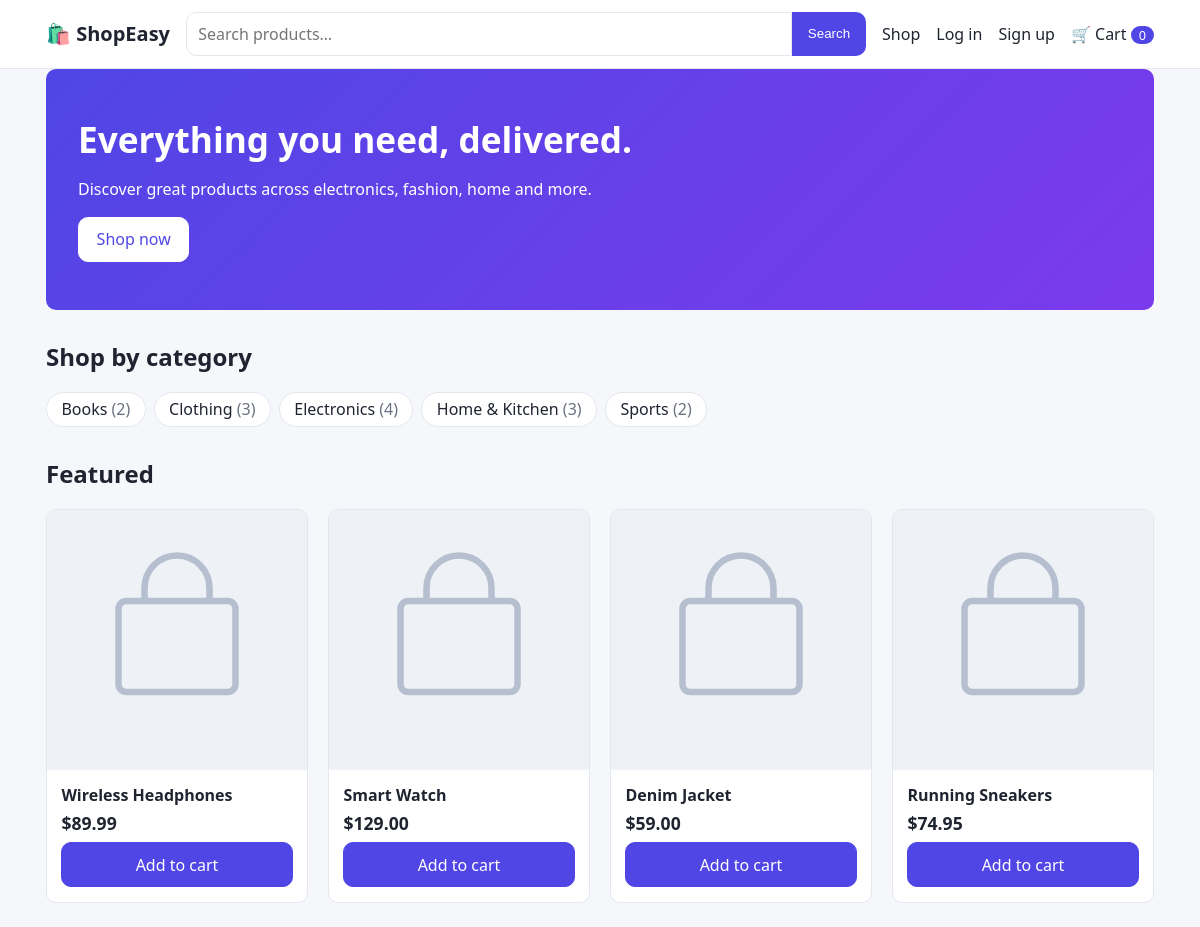
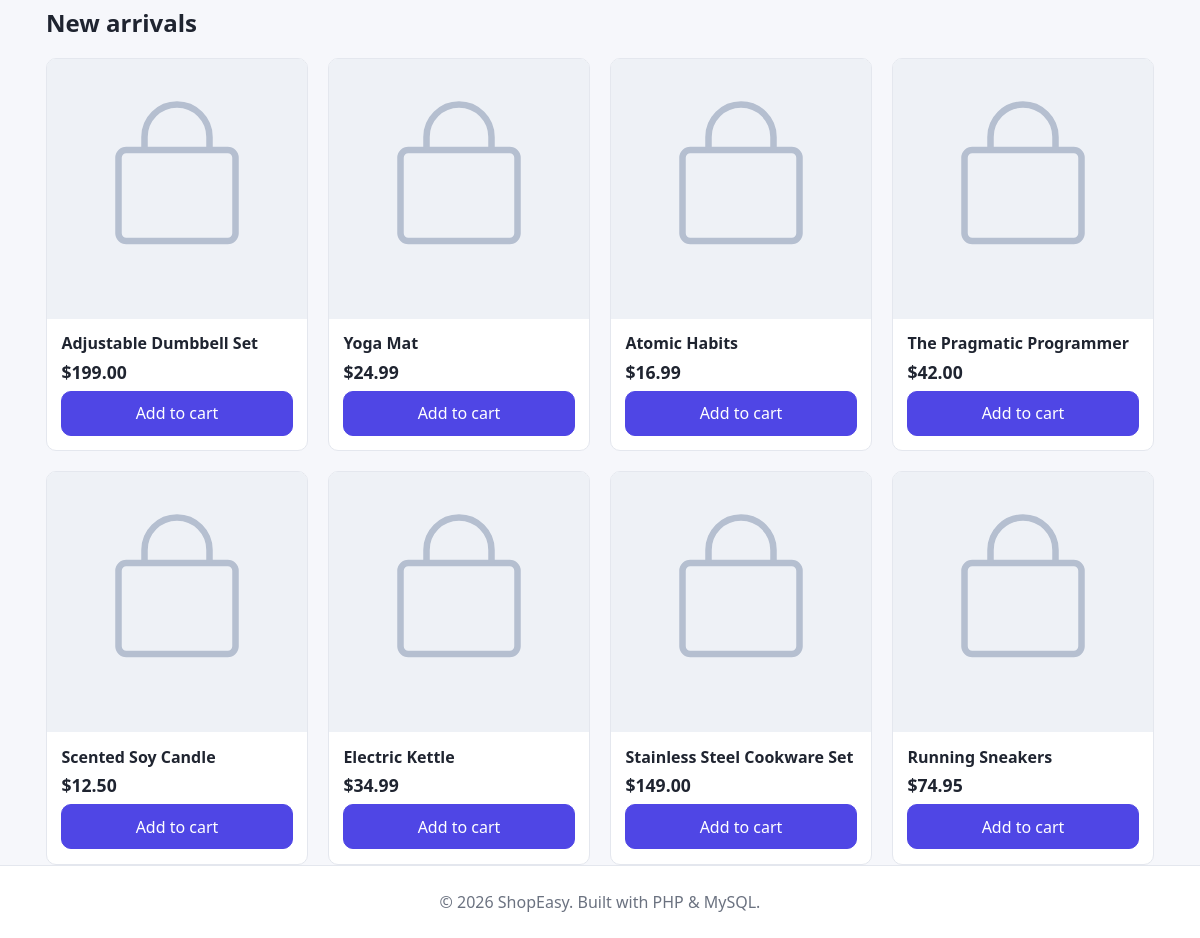
The page / on the database its author committed (2 pictures, top to bottom).
### tables this page shows
CREATE TABLE categories (
    id INT UNSIGNED AUTO_INCREMENT PRIMARY KEY,
    name VARCHAR(100) NOT NULL UNIQUE
);

CREATE TABLE products (
    id INT UNSIGNED AUTO_INCREMENT PRIMARY KEY,
    category_id INT UNSIGNED NULL,
    name VARCHAR(200) NOT NULL,
    description TEXT NOT NULL,
    price DECIMAL(10,2) NOT NULL,
    stock INT UNSIGNED NOT NULL DEFAULT 0,
    image VARCHAR(255) NULL,
    featured TINYINT(1) NOT NULL DEFAULT 0,
    created_at TIMESTAMP NOT NULL DEFAULT CURRENT_TIMESTAMP,
    FOREIGN KEY (category_id) REFERENCES categories(id) ON DELETE SET NULL,
    INDEX idx_products_category (category_id),
    FULLTEXT KEY ft_products (name, description)
);

### app/core/Controller.php (called while the page is built, shortened)
<?php
abstract class Controller
{
    protected function view(string $name, array $data = [], string $layout = 'layout/main'): void
    {
        extract($data);
        require APP . "/views/$name.php";
        $content = ob_get_clean();
        require APP . "/views/$layout.php";
    }
}

### app/controllers/HomeController.php (called while the page is built)
<?php
class HomeController extends Controller
{
    public function index(): void
    {
        $products = new Product();
        $this->view('home/index', [
            'title'      => 'Home',
            'featured'   => $products->featured(4),
            'latest'     => $products->latest(8),
            'categories' => (new Category())->allWithCounts(),
        ]);
    }
}

### public/index.php (called while the page is built, shortened)
<?php
require APP . '/core/helpers.php';
spl_autoload_register(function (string $class) {
    foreach (['core', 'controllers', 'models'] as $dir) {
        $file = APP . "/$dir/$class.php";
        if (is_file($file)) {
            return;
        }
    }
});
$router = new Router();
$router->dispatch($_SERVER['REQUEST_METHOD'], request_path());

### app/core/helpers.php (called while the page is built, shortened)
<?php
function config(string $key, $default = null)
{
    static $cfg;
    $cfg ??= require ROOT . '/config/config.php';
    $val = $cfg;
    foreach (explode('.', $key) as $part) {
        $val = $val[$part];
    }
    return $val;
}
function base_path(): string
{
    return rtrim(str_replace('\\', '/', dirname($_SERVER['SCRIPT_NAME'])), '/');
}
function url(string $path = ''): string
{
    return base_path() . '/' . ltrim($path, '/');
}
function asset(string $path): string
{
    return url('assets/' . ltrim($path, '/'));
}
function e($value): string
{
    return htmlspecialchars((string) $value, ENT_QUOTES, 'UTF-8');
}
function money($amount): string
{
    return config('currency', '$') . number_format((float) $amount, 2);
}
function product_image(?string $image): string
{
    return $image ? url('uploads/' . $image) : asset('img/placeholder.svg');
}
function auth_user(): ?array
{
    return $_SESSION['user'] ?? null;
}

### app/core/Model.php (called while the page is built, shortened)
<?php
abstract class Model
{
    protected PDO $db;
    public function __construct()
    {
        $this->db = Database::get();
    }
    protected function all(string $sql, array $params = []): array
    {
        $st = $this->db->prepare($sql);
        $st->execute($params);
        return $st->fetchAll();
    }
}

### app/core/Database.php (called while the page is built)
<?php
class Database
{
    private static ?PDO $pdo = null;
    public static function get(): PDO
    {
        if (self::$pdo === null) {
            $c = config('db');
            $dsn = "mysql:host={$c['host']};port={$c['port']};dbname={$c['name']};charset={$c['charset']}";
            self::$pdo = new PDO($dsn, $c['user'], $c['pass'], [
                PDO::ATTR_ERRMODE            => PDO::ERRMODE_EXCEPTION,
                PDO::ATTR_DEFAULT_FETCH_MODE => PDO::FETCH_ASSOC,
                PDO::ATTR_EMULATE_PREPARES   => false,
            ]);
        }
        return self::$pdo;
    }
}

### app/models/Category.php (called while the page is built)
<?php
class Category extends Model
{
    public function allWithCounts(): array
    {
        return $this->all('SELECT c.*, (SELECT COUNT(*) FROM products p WHERE p.category_id = c.id) AS product_count FROM categories c ORDER BY c.name');
    }
}

### config/config.php (called while the page is built)
<?php
return [
    'app_name' => 'ShopEasy',
    'db' => [
        'host'    => getenv('DB_HOST') ?: '127.0.0.1',
        'port'    => getenv('DB_PORT') ?: '3306',
        'name'    => getenv('DB_NAME') ?: 'b2c_ecommerce',
        'user'    => getenv('DB_USER') ?: 'root',
        'pass'    => getenv('DB_PASS') !== false ? getenv('DB_PASS') : '',
        'charset' => 'utf8mb4',
    ],
    'company' => [
        'name'    => 'ShopEasy Ltd.',
        'address' => '123 Market Street, Springfield',
        'email'   => 'billing@shopeasy.example',
        'tax_id'  => 'TAX-000000',
    ],
    'currency'      => '$',
    'per_page'      => 8,
    'shipping_flat' => 5.00,
    'free_shipping_over' => 100.00,
    'tax_rate'      => 0.08,
];

### app/models/Product.php (called while the page is built, shortened)
<?php
class Product extends Model
{
    public function featured(int $limit = 4): array
    {
        return $this->all("SELECT * FROM products WHERE featured = 1 AND stock > 0 ORDER BY created_at DESC LIMIT $limit");
    }
    public function latest(int $limit = 4): array
    {
        return $this->all("SELECT * FROM products ORDER BY created_at DESC, id DESC LIMIT $limit");
    }
}

### app/core/Cart.php (called while the page is built, shortened)
<?php
class Cart
{
    public static function items(): array
    {
        return $_SESSION['cart'] ?? [];
    }
    public static function count(): int
    {
        return array_sum(self::items());
    }
}

### app/views/layout/_product_card.php (the view, shortened to what this page needs)
<article class="card product-card">
    <a href="<?= url('products/' . $p['id']) ?>"><img src="<?= e(product_image($p['image'])) ?>" alt="<?= e($p['name']) ?>" loading="lazy"></a>
    <div class="card-body">
        <h3><a href="<?= url('products/' . $p['id']) ?>"><?= e($p['name']) ?></a></h3>
        <div class="price"><?= money($p['price']) ?></div>
        <?php if ($p['stock'] > 0): ?>
            <form action="<?= url('cart/add') ?>" method="post">
                <button class="btn btn-block" type="submit">Add to cart</button>
            </form>
        <?php else: ?>
            <span class="tag tag-out">Out of stock</span>
        <?php endif; ?>
    </div>
</article>

### app/views/home/index.php
<section class="hero">
    <h1>Everything you need, delivered.</h1>
    <p>Discover great products across electronics, fashion, home and more.</p>
    <a class="btn btn-light" href="<?= url('products') ?>">Shop now</a>
</section>
<h2>Shop by category</h2>
<div class="chips">
    <?php foreach ($categories as $c): ?>
        <a class="chip" href="<?= url('products?category=' . $c['id']) ?>"><?= e($c['name']) ?> <span class="muted">(<?= (int) $c['product_count'] ?>)</span></a>
    <?php endforeach; ?>
</div>
<?php if ($featured): ?>
    <h2>Featured</h2>
    <div class="grid"><?php foreach ($featured as $p) { include APP . '/views/layout/_product_card.php'; } ?></div>
<?php endif; ?>
<h2>New arrivals</h2>
<div class="grid"><?php foreach ($latest as $p) { include APP . '/views/layout/_product_card.php'; } ?></div>

### app/core/Router.php (shortened to what this page needs)
<?php
class Router
{
    private array $routes = [];
    private function add(string $method, string $path, string $handler): void
    {
        $regex = '#^' . preg_replace('#\{(\w+)\}#', '(?P<$1>[^/]+)', $path) . '$#';
        $this->routes[] = [$method, $regex, $handler];
    }
    public function dispatch(string $method, string $path): void
    {
        foreach ($this->routes as [$m, $regex, $handler]) {
            if ($m !== $method || !preg_match($regex, $path, $matches)) {
                continue;
            }
            $params = array_filter($matches, 'is_string', ARRAY_FILTER_USE_KEY);
            [$class, $action] = explode('@', $handler);
            (new $class())->$action(...array_values($params));
            return;
        }
    }
}

### app/views/layout/main.php (shortened to what this page needs)
<!DOCTYPE html>
<html lang="en">
<head>
    <link rel="stylesheet" href="<?= asset('css/style.css') ?>">
</head>
<body>
<header class="site-header">
    <div class="container header-row">
        <a class="logo" href="<?= url('/') ?>">🛍️ <?= e(config('app_name')) ?></a>
        <form class="search" action="<?= url('products') ?>" method="get">
            <input type="search" name="q" placeholder="Search products…" value="<?= e($_GET['q'] ?? '') ?>">
            <button type="submit">Search</button>
        </form>
        <nav class="nav">
            <a href="<?= url('products') ?>">Shop</a>
            <?php if (auth_user()): ?>
                <?php if (is_admin()): ?><a href="<?= url('admin') ?>">Admin</a><?php endif; ?>
                <a href="<?= url('orders') ?>">My Orders</a>
                <form action="<?= url('logout') ?>" method="post" class="inline">
                    <?= csrf_field() ?>
                    <button class="link" type="submit">Logout (<?= e(auth_user()['name']) ?>)</button>
                </form>
            <?php else: ?>
                <a href="<?= url('login') ?>">Log in</a>
                <a href="<?= url('register') ?>">Sign up</a>
            <?php endif; ?>
            <a class="cart-link" href="<?= url('cart') ?>">🛒 Cart <span class="badge"><?= Cart::count() ?></span></a>
        </nav>
    </div>
</header>
<main class="container">
    <?= $content ?>
</main>
<footer class="site-footer">
    <div class="container">&copy; <?= date('Y') ?> <?= e(config('app_name')) ?>. Built with PHP &amp; MySQL.</div>
</footer>
</body>
</html>

### public/assets/css/style.css (style rules this page uses)
:root { --primary:#4f46e5;--primary-d:#4338ca;--bg:#f6f7fb;--card:#fff;--text:#1f2430;--muted:#6b7280;--border:#e4e7ee;--danger:#dc2626;--ok:#16a34a;--warn:#d97706;--radius:10px }
* { box-sizing:border-box }
body { margin:0;font:16px/1.5 system-ui,-apple-system,Segoe UI,Roboto,sans-serif;background:var(--bg);color:var(--text) }
a { color:var(--primary);text-decoration:none }
img { max-width:100%;display:block }
h1,h2,h3 { line-height:1.25 }
h2 { margin-top:2rem }
.container { max-width:1140px;margin:0 auto;padding:0 1rem }
.muted { color:var(--muted) }
.site-header { background:var(--card);border-bottom:1px solid var(--border);position:sticky;top:0;z-index:10 }
.header-row { display:flex;align-items:center;gap:1rem;padding-top:.75rem;padding-bottom:.75rem;flex-wrap:wrap }
.logo { font-weight:700;font-size:1.25rem;color:var(--text) }
.search { flex:1;display:flex;min-width:200px }
.search input { flex:1;border-radius:var(--radius) 0 0 var(--radius) }
.search button { border:0;background:var(--primary);color:#fff;padding:0 1rem;border-radius:0 var(--radius) var(--radius) 0;cursor:pointer }
.nav { display:flex;align-items:center;gap:1rem;flex-wrap:wrap }
.nav a { color:var(--text) }
.badge { background:var(--primary);color:#fff;border-radius:999px;padding:0 .5rem;font-size:.8rem }
main { padding:1.5rem 1rem;min-height:70vh }
.site-footer { border-top:1px solid var(--border);padding:1.5rem 0;color:var(--muted);text-align:center;background:var(--card) }
.btn { display:inline-block;background:var(--primary);color:#fff;border:1px solid var(--primary);padding:.6rem 1.1rem;border-radius:var(--radius);cursor:pointer;font:inherit;text-align:center }
.btn-light { background:#fff;color:var(--primary);border-color:#fff }
.btn-block { display:block;width:100% }
input,select,textarea { font:inherit;padding:.55rem .7rem;border:1px solid var(--border);border-radius:var(--radius);background:#fff;width:100% }
.hero { background:linear-gradient(135deg,#4f46e5,#7c3aed);color:#fff;border-radius:var(--radius);padding:3rem 2rem;margin-bottom:1rem }
.hero h1 { margin:0 0 .5rem;font-size:2.2rem }
.grid { display:grid;grid-template-columns:repeat(auto-fill,minmax(220px,1fr));gap:1.25rem }
.card { background:var(--card);border:1px solid var(--border);border-radius:var(--radius) }
.product-card { overflow:hidden;display:flex;flex-direction:column }
.product-card img { aspect-ratio:1;object-fit:cover;width:100%;background:#eef1f6 }
.card-body { padding:.9rem;display:flex;flex-direction:column;gap:.35rem;flex:1 }
.card-body h3 { margin:0;font-size:1rem }
.card-body h3 a { color:var(--text) }
.card-body form { margin-top:auto }
.price { font-weight:700;font-size:1.1rem }
.chips { display:flex;gap:.5rem;flex-wrap:wrap;margin-bottom:1rem }
.chip { background:var(--card);border:1px solid var(--border);border-radius:999px;padding:.3rem .9rem;color:var(--text) }

### rows shown on the page
categories: name "Books", product_count "2"
categories: name "Clothing", product_count "3"
categories: name "Electronics", product_count "4"
categories: name "Home & Kitchen", product_count "3"
categories: name "Sports", product_count "2"
products: name "Wireless Headphones", price "$89.99"
products: name "Smart Watch", price "$129.00"
products: name "Denim Jacket", price "$59.00"
products: name "Running Sneakers", price "$74.95"
products: name "Adjustable Dumbbell Set", price "$199.00"
products: name "Yoga Mat", price "$24.99"
products: name "Atomic Habits", price "$16.99"
products: name "The Pragmatic Programmer", price "$42.00"
products: name "Scented Soy Candle", price "$12.50"
products: name "Electric Kettle", price "$34.99"
products: name "Stainless Steel Cookware Set", price "$149.00"
